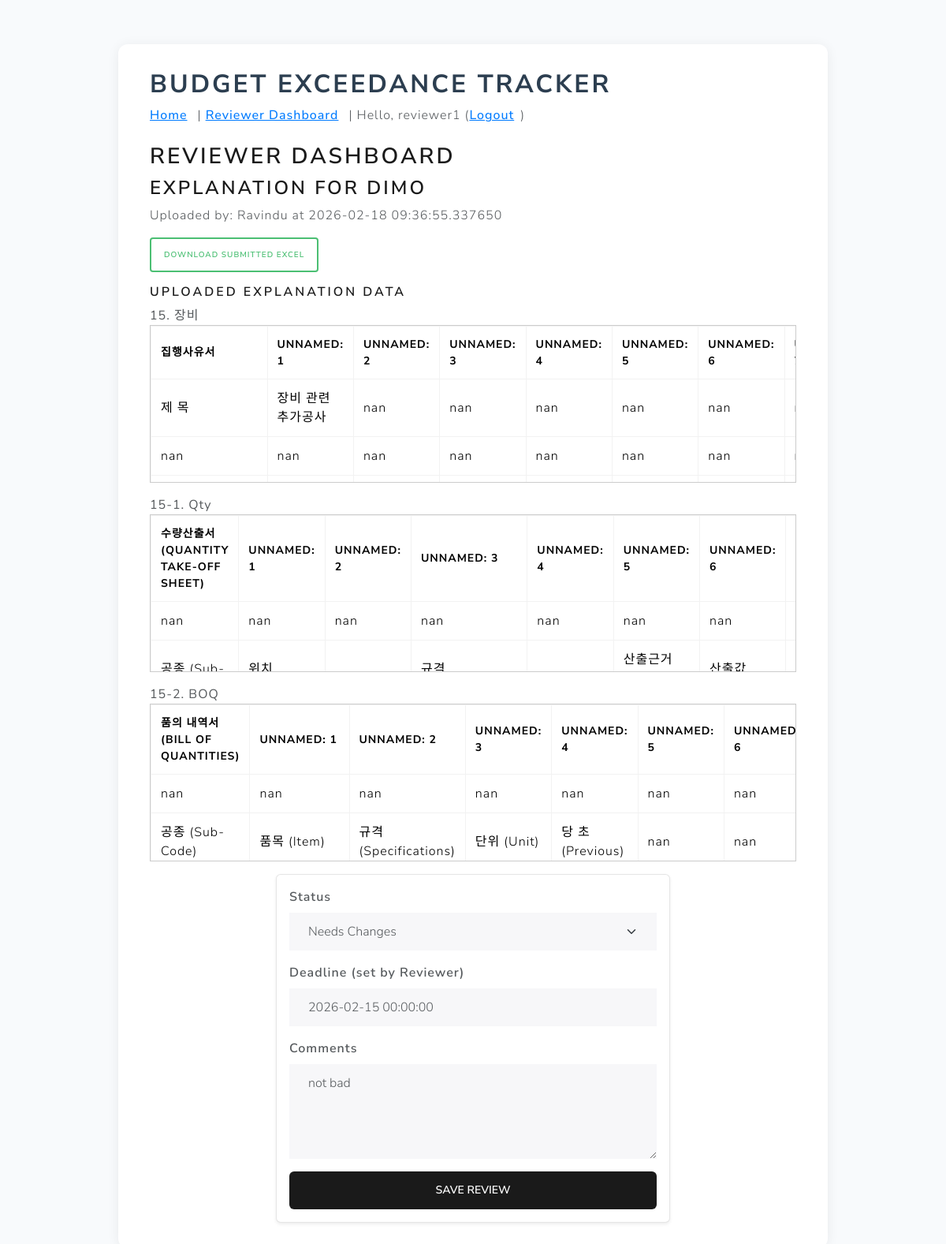
/review/1 (signed in), run on the app's committed database.
### models.py (models this page shows, shortened)
class User(UserMixin, db.Model):
    id = db.Column(db.Integer, primary_key=True)
    name = db.Column(db.String(120), nullable=False, unique=True)
    email = db.Column(db.String(200), nullable=True)
    role = db.Column(db.String(50), nullable=False)  # 'PIC' or 'Reviewer'
    password_hash = db.Column(db.String(200), nullable=True)

class Trade(db.Model):
    id = db.Column(db.Integer, primary_key=True)
    name = db.Column(db.String(200), unique=True, nullable=False)
    incharge = db.Column(db.String(120), nullable=True)

class Explanation(db.Model):
    id = db.Column(db.Integer, primary_key=True)
    trade_id = db.Column(db.Integer, db.ForeignKey('trade.id'), nullable=False)
    user_id = db.Column(db.Integer, db.ForeignKey('user.id'), nullable=False)
    filename = db.Column(db.String(300), nullable=True)
    data_json = db.Column(db.Text, nullable=True)  # parsed excel as JSON
    status = db.Column(db.String(50), default='Submitted')  # Submitted, Reviewed, Needs Changes
    reviewer_comments = db.Column(db.Text, nullable=True)
    deadline = db.Column(db.DateTime, nullable=True)
    uploaded_at = db.Column(db.DateTime, default=datetime.utcnow)
    trade = db.relationship('Trade', backref=db.backref('explanations', lazy=True))
    user = db.relationship('User', backref=db.backref('explanations', lazy=True))
    def get_data(self):
        try:
            return json.loads(self.data_json or '{}')
        except Exception:
            return {}

### app.py (the view, shortened to what this page needs)
    @app.route('/review/<int:explanation_id>', methods=['GET', 'POST'])
    @login_required
    def review_explanation(explanation_id):
        if current_user.role not in ('Reviewer', 'Admin'):
            flash('Only Reviewer or Admin can perform reviews', 'error')
            return redirect(url_for('review_dashboard'))
        expl = Explanation.query.get_or_404(explanation_id)
        data = expl.get_data()
        return render_template('reviewer.html', explanations=[expl], single=True, data=data)

### templates/reviewer.html (shortened to what this page needs)
{% extends 'base.html' %}
{% block content %}
  <h2>Reviewer Dashboard</h2>
  {% if single %}
    <h3>Explanation for {{ explanations[0].trade.name }}</h3>
    <p>Uploaded by: {{ explanations[0].user.name }} at {{ explanations[0].uploaded_at }}</p>
    {% if explanations[0].filename %}
      <a class="btn btn-outline-success btn-sm mb-3" href="/download/{{ explanations[0].id }}">
        Download Submitted Excel
      </a>
    {% endif %}
    <h5>Uploaded Explanation Data</h5>
    {% if data %}
      {% for sheet, rows in data.items() %}
        <div class="mb-3">
          <strong>{{ sheet }}</strong>
          {% if rows and rows|length > 0 %}
            <div style="max-height:200px; overflow:auto; border:1px solid #ccc;">
              <table class="table table-sm table-bordered">
                <thead>
                  <tr>
                    {% for col in rows[0].keys() %}<th>{{ col }}</th>{% endfor %}
                  </tr>
                </thead>
                <tbody>
                  {% for row in rows %}
                    <tr>
                      {% for col in rows[0].keys() %}<td>{{ row[col] }}</td>{% endfor %}
                    </tr>
                  {% endfor %}
                </tbody>
              </table>
            </div>
          {% else %}
            <div class="text-muted">No data in this sheet.</div>
          {% endif %}
        </div>
      {% endfor %}
    {% else %}
      <div class="text-muted">No explanation data uploaded.</div>
    {% endif %}
    <form method="post" class="p-3 rounded bg-light shadow-sm" style="max-width:500px;margin:auto;">
      <div class="mb-3">
        <label class="form-label">Status</label>
        <select name="status" class="form-select">
          <option {% if explanations[0].status=='Needs Changes' %}selected{% endif %}>Needs Changes</option>
        </select>
      </div>
      <div class="mb-3">
        <label class="form-label">Deadline (set by Reviewer)</label>
        <input class="form-control" name="deadline" placeholder="YYYY-MM-DD or YYYY-MM-DDTHH:MM:SS" value="{{ explanations[0].deadline or '' }}" />
      </div>
      <div class="mb-3">
        <label class="form-label">Comments</label>
        <textarea name="comments" class="form-control" rows="4">{{ explanations[0].reviewer_comments or '' }}</textarea>
      </div>
      <button class="btn btn-primary w-100">Save Review</button>
    </form>
  {% endif %}
{% endblock %}

### templates/base.html (shortened to what this page needs)
<!doctype html>
<html lang="en">
  <head>
    <link href="https://cdn.jsdelivr.net/npm/bootstrap@5.3.2/dist/css/bootstrap.min.css" rel="stylesheet">
    <link href="https://cdn.jsdelivr.net/npm/bootswatch@5.3.2/dist/lux/bootstrap.min.css" rel="stylesheet">
  </head>
  <body class="p-4">
    <div class="container">
      <header class="mb-4">
        <h1>Budget Exceedance Tracker</h1>
        <nav>
          <a href="/">Home</a> | <a href="/review">Reviewer Dashboard</a>
          {% if current_user.is_authenticated %}
            | Hello, {{ current_user.name }} (<a href="/logout">Logout</a>)
          {% else %}
            | <a href="/login">Login</a> | <a href="/register">Register</a>
          {% endif %}
        </nav>
      </header>
      {% block content %}{% endblock %}
    </div>
  </body>
</html>

### templates/base.html (style rules this page uses)
body { background: #f8fafc; }
.container { max-width: 900px; background: #fff; border-radius: 12px; box-shadow: 0 2px 16px #0001; padding: 2rem 2.5rem; margin-top: 2rem; }
header h1 { font-weight: 700; color: #2c3e50; }
nav a { font-weight: 500; color: #007bff; margin-right: 0.5rem; }
.table th, .table td { vertical-align: middle; }
.btn-primary, .btn-outline-primary { border-radius: 6px; }
.form-label { font-weight: 600; }

### data on the page
User: name "reviewer1"
Trade: name "DIMO"
User: name "Ravindu"
Explanation: uploaded_at "2026-02-18 09:36:55.337650", status "Needs Changes", deadline "2026-02-15 00:00:00", comments "not bad"

### other printed values
{{ sheet }} "15. 장비" "15-1. Qty" "15-2. BOQ"
{{ col }} "집행사유서" "UNNAMED: 1" "UNNAMED: 2" "UNNAMED: 3" "UNNAMED: 4" "UNNAMED: 5" "UNNAMED: 6" "수량산출서 (QUANTITY TAKE-OFF SHEET)" "UNNAMED: 1" "UNNAMED: 2" "UNNAMED: 3" "UNNAMED: 4" "UNNAMED: 5" "UNNAMED: 6" "품의 내역서 (BILL OF QUANTITIES)" "UNNAMED: 1" "UNNAMED: 2" "UNNAMED: 3" "UNNAMED: 4" "UNNAMED: 5"
{{ row[col] }} "제 목" "장비 관련 추가공사" "nan" "nan" "nan" "nan" "nan" "nan" "nan" "nan" "nan" "nan" "nan" "nan" "nan" "nan" "nan" "nan" "nan" "nan" "nan" "산출근거…" "nan" "nan" "nan" "nan" "nan" "nan" "nan" "공종 (Sub-Code)" "품목 (Item)" "규격 (Specifications)" "단위 (Unit)" "당 초 (Previous)" "nan" "nan"
